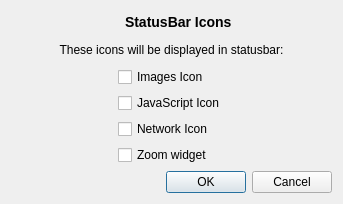
<?xml version="1.0" encoding="UTF-8"?>
<ui version="4.0">
 <class>SBI_SettingsDialog</class>
 <widget class="QWidget" name="SBI_SettingsDialog">
  <property name="geometry">
   <rect>
    <x>0</x>
    <y>0</y>
    <width>343</width>
    <height>204</height>
   </rect>
  </property>
  <property name="windowTitle">
   <string>StatusBar Icons</string>
  </property>
  <layout class="QVBoxLayout" name="verticalLayout_2">
   <item>
    <layout class="QHBoxLayout" name="horizontalLayout_2">
     <item>
      <spacer name="horizontalSpacer_3">
       <property name="orientation">
        <enum>Qt::Horizontal</enum>
       </property>
       <property name="sizeHint" stdset="0">
        <size>
         <width>40</width>
         <height>20</height>
        </size>
       </property>
      </spacer>
     </item>
     <item>
      <widget class="QLabel" name="label">
       <property name="sizePolicy">
        <sizepolicy hsizetype="Fixed" vsizetype="Preferred">
         <horstretch>0</horstretch>
         <verstretch>0</verstretch>
        </sizepolicy>
       </property>
       <property name="pixmap">
        <pixmap resource="statusbaricons.qrc">:/sbi/data/icon.png</pixmap>
       </property>
      </widget>
     </item>
     <item>
      <widget class="QLabel" name="label_2">
       <property name="text">
        <string>&lt;h3&gt;StatusBar Icons&lt;/h3&gt;</string>
       </property>
      </widget>
     </item>
     <item>
      <spacer name="horizontalSpacer_4">
       <property name="orientation">
        <enum>Qt::Horizontal</enum>
       </property>
       <property name="sizeHint" stdset="0">
        <size>
         <width>40</width>
         <height>20</height>
        </size>
       </property>
      </spacer>
     </item>
    </layout>
   </item>
   <item>
    <widget class="QLabel" name="label_3">
     <property name="text">
      <string>These icons will be displayed in statusbar:</string>
     </property>
     <property name="alignment">
      <set>Qt::AlignCenter</set>
     </property>
    </widget>
   </item>
   <item>
    <layout class="QHBoxLayout" name="horizontalLayout">
     <item>
      <spacer name="horizontalSpacer_2">
       <property name="orientation">
        <enum>Qt::Horizontal</enum>
       </property>
       <property name="sizeHint" stdset="0">
        <size>
         <width>40</width>
         <height>20</height>
        </size>
       </property>
      </spacer>
     </item>
     <item>
      <layout class="QVBoxLayout" name="verticalLayout">
       <item>
        <widget class="QCheckBox" name="showImagesIcon">
         <property name="text">
          <string>Images Icon</string>
         </property>
        </widget>
       </item>
       <item>
        <widget class="QCheckBox" name="showJavaScriptIcon">
         <property name="text">
          <string>JavaScript Icon</string>
         </property>
        </widget>
       </item>
       <item>
        <widget class="QCheckBox" name="showNetworkIcon">
         <property name="text">
          <string>Network Icon</string>
         </property>
        </widget>
       </item>
       <item>
        <widget class="QCheckBox" name="showZoomWidget">
         <property name="text">
          <string>Zoom widget</string>
         </property>
        </widget>
       </item>
      </layout>
     </item>
     <item>
      <spacer name="horizontalSpacer">
       <property name="orientation">
        <enum>Qt::Horizontal</enum>
       </property>
       <property name="sizeHint" stdset="0">
        <size>
         <width>40</width>
         <height>20</height>
        </size>
       </property>
      </spacer>
     </item>
    </layout>
   </item>
   <item>
    <widget class="QDialogButtonBox" name="buttonBox">
     <property name="standardButtons">
      <set>QDialogButtonBox::Cancel|QDialogButtonBox::Ok</set>
     </property>
    </widget>
   </item>
  </layout>
 </widget>
 <resources>
  <include location="statusbaricons.qrc"/>
 </resources>
 <connections/>
</ui>
